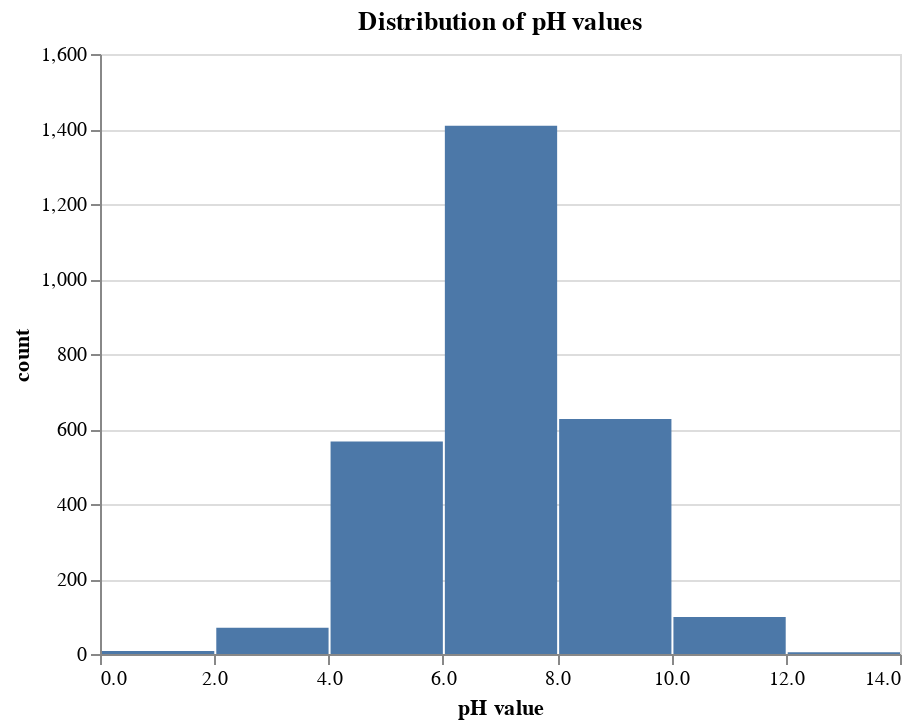

Notebook code cell kept with this figure:
### Code cell
chart = alt.Chart(df).mark_bar().encode(
    alt.X('ph:Q',bin = True,axis = alt.Axis(title="pH value")),
    alt.Y('count()', axis = alt.Axis(title="count"))).properties(title="Distribution of pH values")
chart

### Figure 1 — Vega-Lite specification as saved in the notebook (floating-point values rounded to 4 significant figures; data arrays with more than 128 entries replaced by an {"elided": "..."} marker saying what was removed)
{"config": {"view": {"continuousWidth": 400, "continuousHeight": 300}}, "data": {"name": "data-cd95c9e08afd8cf25d9f0f9164e99b1d"}, "mark": "bar", "encoding": {"x": {"axis": {"title": "pH value"}, "bin": true, "field": "ph", "type": "quantitative"}, "y": {"aggregate": "count", "axis": {"title": "count"}, "type": "quantitative"}}, "title": "Distribution of pH values", "$schema": "https://vega.github.io/schema/vega-lite/v4.17.0.json", "datasets": {"data-cd95c9e08afd8cf25d9f0f9164e99b1d": {"elided": "3276 records"}}}
